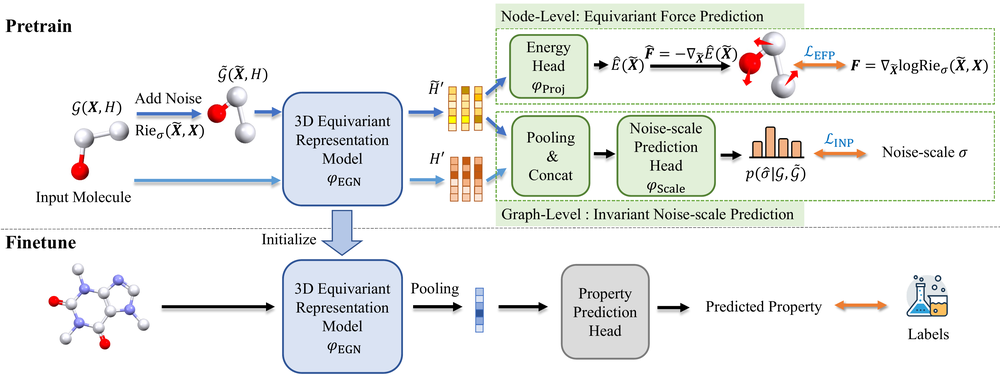
#> input picture assets/works/3D-EMGP.png, 1000 x 377 px, shrunk from 3909 x 1474 before the run
$ python -i render_work_images.py   (imports and definitions only)
#> lines starting #> are read from the running program, lines starting #| are printed output that depends on the picture; after the words box and inside, x2 and y2 are one past the last pixel; in counts of white or black regions, pixels touching at a corner belong together
#!/usr/bin/env python3
from __future__ import annotations

import os
import logging
import shutil
import subprocess
import tempfile
from pathlib import Path

from PIL import Image, ImageChops
from pypdf import PdfReader


ROOT = Path(__file__).resolve().parents[1]
SOURCE_DIR = ROOT / "images"
OUTPUT_DIR = ROOT / "assets" / "works"
DPI = 220
PADDING = 28
WHITE_THRESHOLD = 14
# [1 line not run here, left out]


# [14 lines left out: function find_pdftoppm, not called in this run]


def crop_white_border(path: Path) -> tuple[int, int, int, int]:
#> called with path = '../assets/works/3D-EMGP.png'
    image = Image.open(path).convert("RGB")
#> image is the input picture: PIL image 1000x377 RGB; mean R, G, B 236.9, 238.3, 236.8
    background = Image.new("RGB", image.size, (255, 255, 255))
#> background: PIL image 1000x377 RGB; every value is 255
    diff = ImageChops.difference(image, background).convert("L")
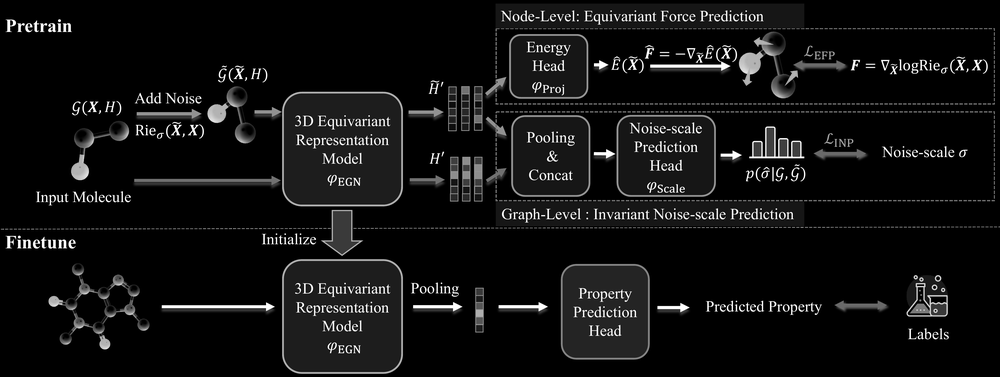
#> diff: PIL image 1000x377 L; min 0, max 255, mean 17.3
    mask = diff.point(lambda value: 255 if value > WHITE_THRESHOLD else 0)
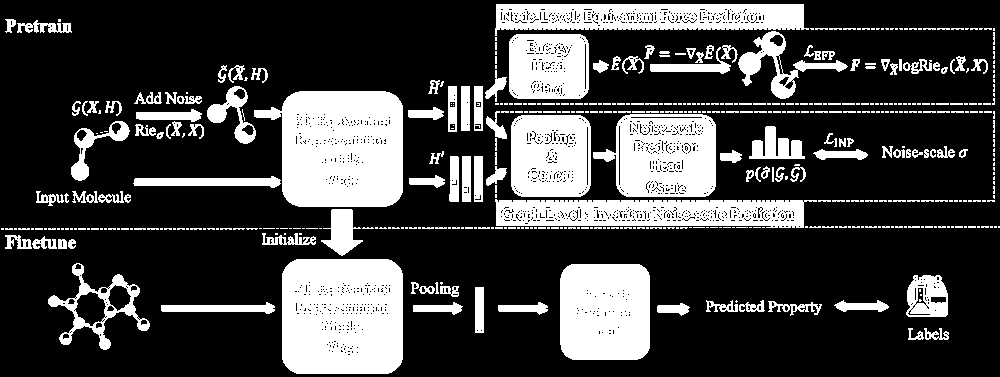
#> mask: PIL image 1000x377 L; 26.1% white; 495 white regions (323 under 20 px), largest, box (x1, y1, x2, y2) and area: (254, 91, 403, 207) 13680, (282, 259, 403, 374) 13319, (560, 264, 650, 360) 8373
    bbox = mask.getbbox()
#> bbox = (1, 4, 1000, 374)

    if bbox is None:
        image.save(path)
        return (0, 0, image.width, image.height)

    left, top, right, bottom = bbox
#> left = 1; top = 4; right = 1000; bottom = 374
    left = max(0, left - PADDING)
#> left = 0
    top = max(0, top - PADDING)
#> top = 0
    right = min(image.width, right + PADDING)
    bottom = min(image.height, bottom + PADDING)
#> bottom = 377

    cropped = image.crop((left, top, right, bottom))
    cropped.save(path, optimize=True)
    return (left, top, right, bottom)


# [45 lines left out: functions has_crop_box, render_pdf, main, not called in this run]


# [2 lines not run here, left out]

>>> result = crop_white_border('../assets/works/3D-EMGP.png')
#> result = (0, 0, 1000, 377)

$ run again, on assets/works/DiffCSP.png
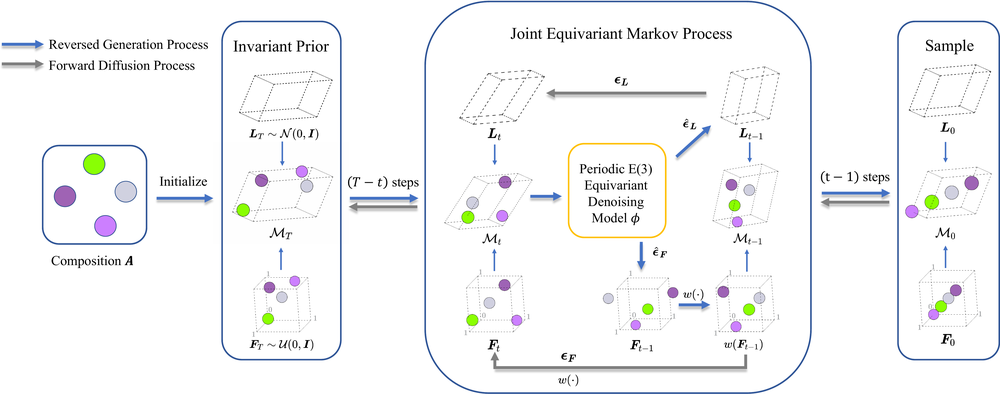
#> input picture assets/works/DiffCSP.png, 1000 x 394 px, shrunk from 4481 x 1767 before the run
#> in crop_white_border, image is the input picture: PIL image 1000x394 RGB; mean R, G, B 245.5, 246.1, 247
#> background: PIL image 1000x394 RGB; every value is 255
#> in crop_white_border, `diff = ImageChops.difference(image, background).convert("L")`:
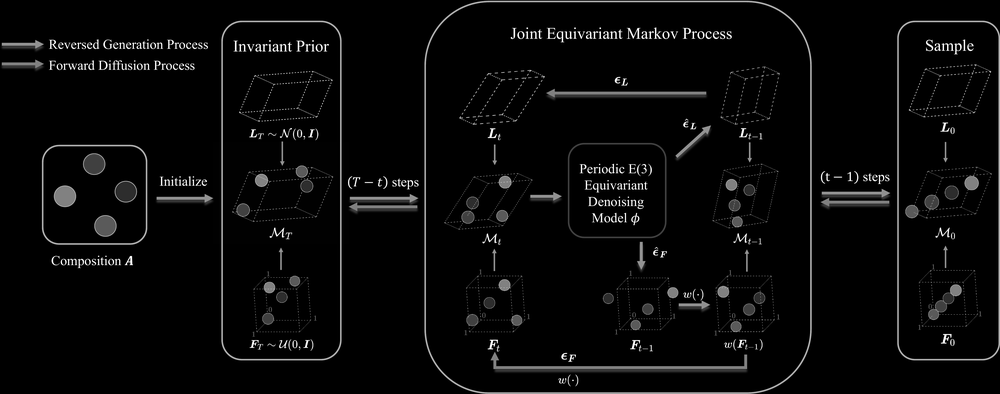
#> diff: PIL image 1000x394 L; min 0, max 255, mean 9
#> in crop_white_border, `mask = diff.point(lambda value: 255 if value > WHITE_THRESHOLD else 0)`:
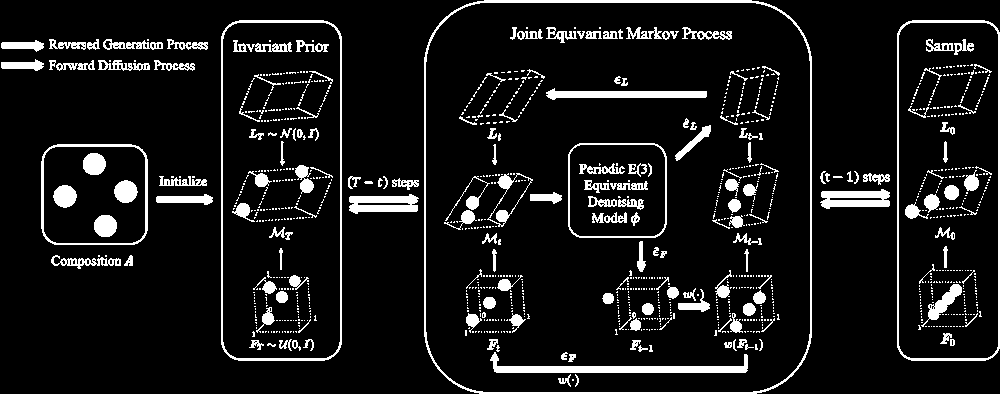
#> mask: PIL image 1000x394 L; 9.3% white; 1197 white regions (1014 under 20 px), largest, box (x1, y1, x2, y2) and area: (424, 0, 812, 394) 3317, (221, 20, 342, 361) 1978, (490, 352, 748, 373) 1894
#> bbox = (1, 0, 1000, 394)
#> in crop_white_border, `left, top, right, bottom = bbox`: left = 1; top = 0; right = 1000; bottom = 394
#> in crop_white_border, `left = max(0, left - PADDING)`: left = 0
#> result = (0, 0, 1000, 394)

$ run again, on assets/works/DrugTrail.png
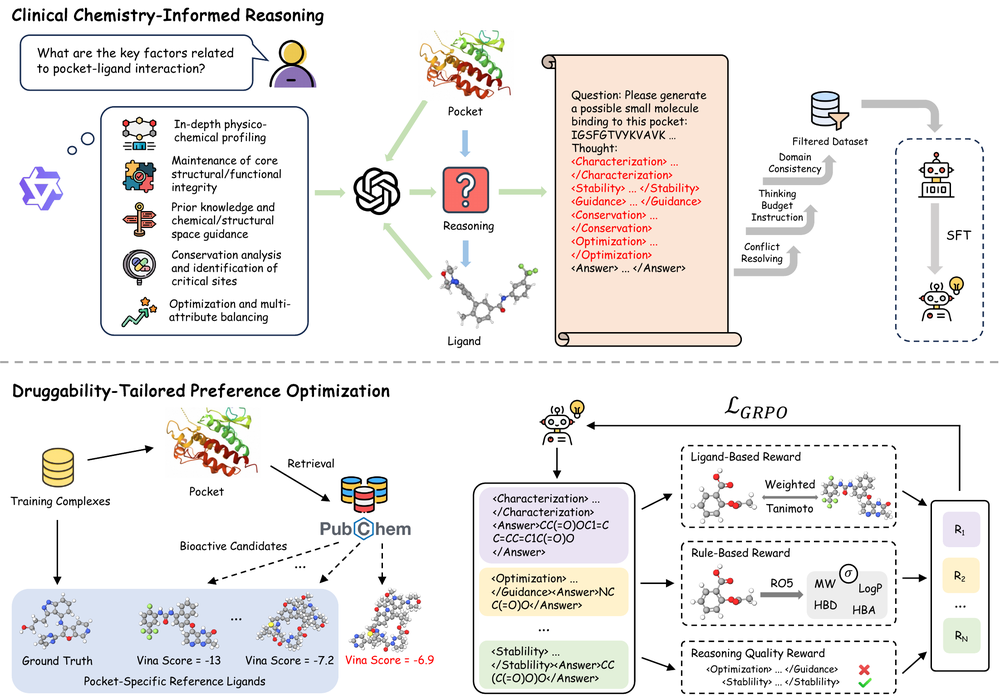
#> input picture assets/works/DrugTrail.png, 1000 x 696 px, shrunk from 2204 x 1534 before the run
#> in crop_white_border, image is the input picture: PIL image 1000x696 RGB; mean R, G, B 237.5, 235, 234
#> background: PIL image 1000x696 RGB; every value is 255
#> in crop_white_border, `diff = ImageChops.difference(image, background).convert("L")`:
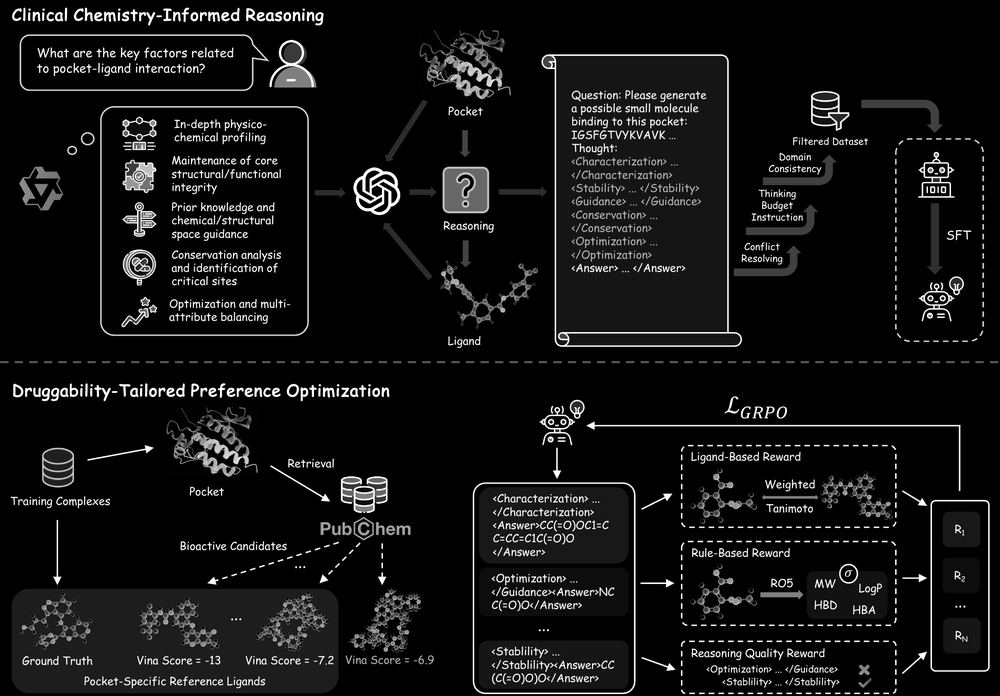
#> diff: PIL image 1000x696 L; min 0, max 255, mean 19.4
#> in crop_white_border, `mask = diff.point(lambda value: 255 if value > WHITE_THRESHOLD else 0)`:
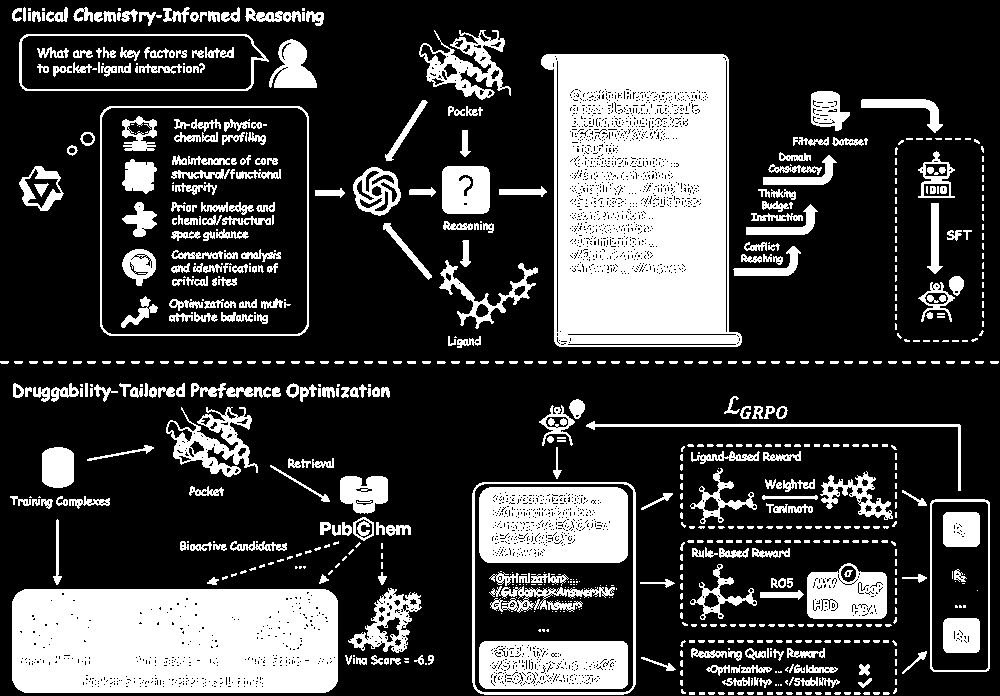
#> mask: PIL image 1000x696 L; 25.1% white; 782 white regions (415 under 20 px), largest, box (x1, y1, x2, y2) and area: (541, 54, 742, 347) 48348, (12, 589, 338, 693) 33049, (479, 487, 628, 563) 10406
#> bbox = (0, 7, 999, 695)
#> in crop_white_border, `left, top, right, bottom = bbox`: left = 0; top = 7; right = 999; bottom = 695
#> in crop_white_border, `top = max(0, top - PADDING)`: top = 0
#> in crop_white_border, `right = min(image.width, right + PADDING)`: right = 1000
#> in crop_white_border, `bottom = min(image.height, bottom + PADDING)`: bottom = 696
#> result = (0, 0, 1000, 696)

$ run again, on assets/works/EPT.png
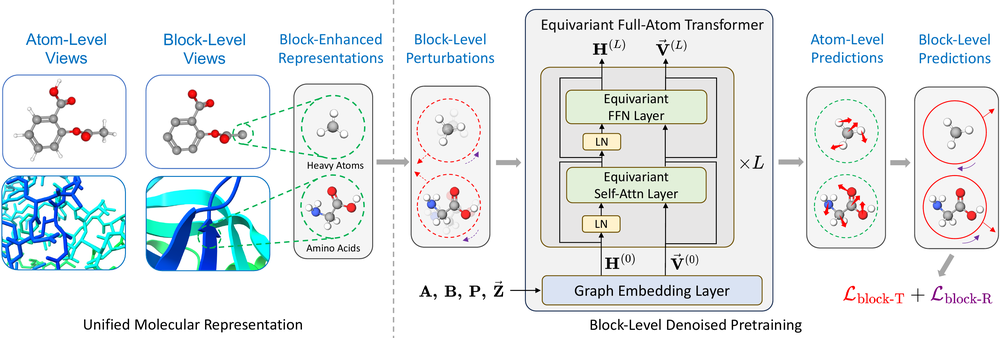
#> input picture assets/works/EPT.png, 1000 x 338 px, shrunk from 3431 x 1160 before the run
#> in crop_white_border, image is the input picture: PIL image 1000x338 RGB; mean R, G, B 229.5, 234.6, 236.1
#> background: PIL image 1000x338 RGB; every value is 255
#> in crop_white_border, `diff = ImageChops.difference(image, background).convert("L")`:
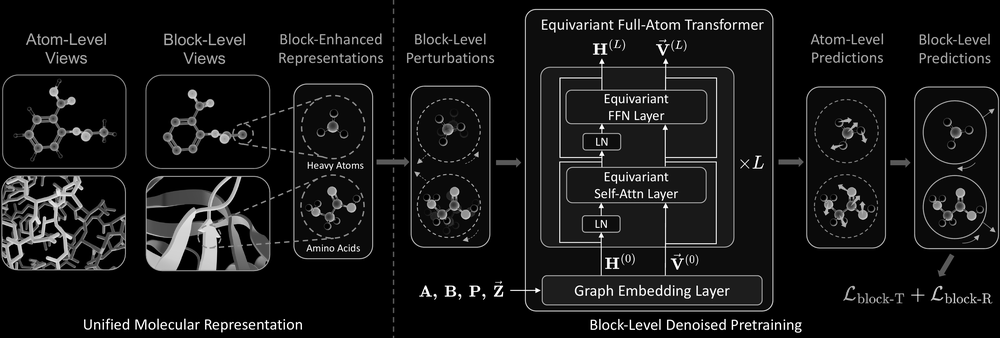
#> diff: PIL image 1000x338 L; min 0, max 255, mean 21.8
#> in crop_white_border, `mask = diff.point(lambda value: 255 if value > WHITE_THRESHOLD else 0)`:
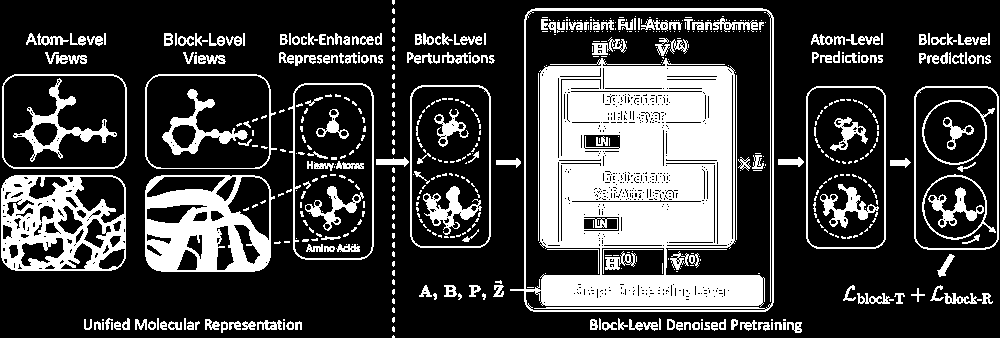
#> mask: PIL image 1000x338 L; 25.4% white; 618 white regions (411 under 20 px), largest, box (x1, y1, x2, y2) and area: (510, 8, 774, 312) 42197, (145, 175, 275, 272) 6969, (1, 175, 126, 271) 6500
#> bbox = (1, 0, 999, 338)
#> in crop_white_border, `left, top, right, bottom = bbox`: left = 1; top = 0; right = 999; bottom = 338
#> in crop_white_border, `left = max(0, left - PADDING)`: left = 0
#> in crop_white_border, `right = min(image.width, right + PADDING)`: right = 1000
#> result = (0, 0, 1000, 338)
